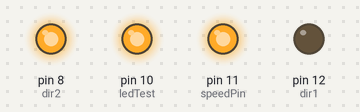
Bench run of a sketch on a simulated Arduino Uno, built with avr-gcc and run on an emulated ATmega328P. On the bench: output pins drawn as LEDs (lit = HIGH).

Above: at 0.1 s.
Timing chart, 0 to 1.6 s (numbered marks = the images above):
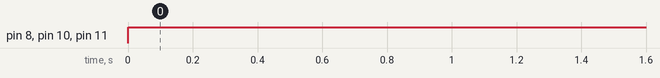

The sketch:

blinds.ino
```cpp
//Author: Ashok Saravanan
//Created 07-14-2021

int ledTest=10;
int speedPin=11;
int dir1=12;
int dir2=8;
int mSpeed=255;

void setup() {
  // put your setup code here, to run once:
pinMode(ledTest, OUTPUT);
pinMode(speedPin, OUTPUT);
pinMode(dir1, OUTPUT);
pinMode(dir2, OUTPUT);
Serial.begin(9600);


}

void loop() {
  // put your main code here, to run repeatedly:

analogWrite(ledTest, 255);
digitalWrite(dir1, LOW);
digitalWrite(dir2, HIGH);
analogWrite(speedPin, mSpeed);

}
```

Measured:
- by itself, pin 8 (dir2), pin 10 (ledTest), pin 11 (speedPin): LOW → HIGH at 0.00 s
